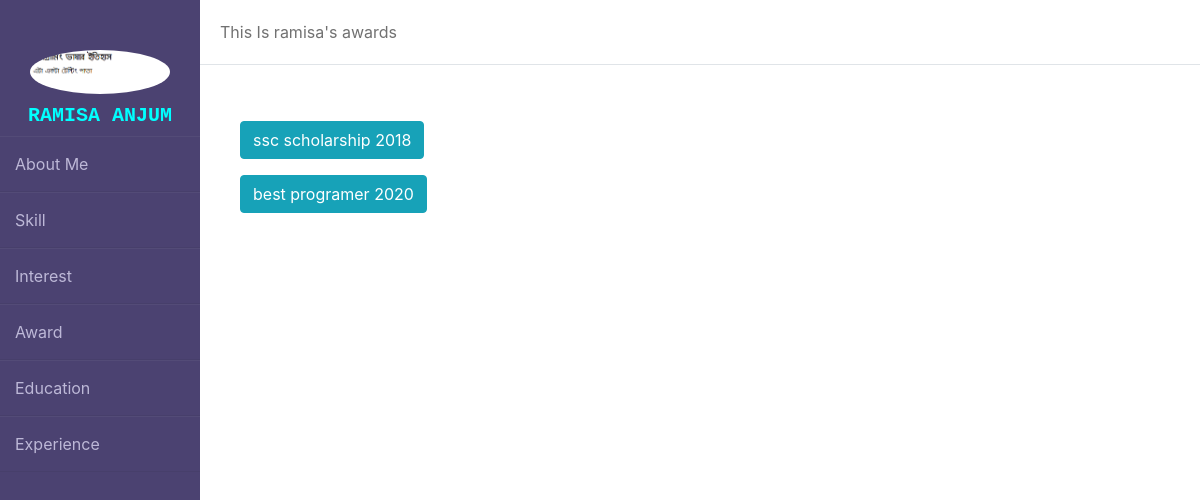
Screenshot of /portfolio/ramisa/award with the database file from the repository.
### portfolioapp/models.py (models this page shows, shortened)
class Profile(models.Model):
    user = models.OneToOneField(User, on_delete=models.CASCADE)
    name = models.CharField(max_length = 250)
    photo = models.ImageField()
    address = models.CharField(max_length = 250, blank = True, null = True)
    fb_id = models.CharField(max_length = 250, blank=True, null=True)
    linkedin_id = models.CharField(max_length = 250, blank=True, null=True)

class Award(models.Model):
    user = models.ForeignKey(User, on_delete=models.CASCADE)
    name = models.CharField(max_length = 250)

### portfolioapp/views.py (the view)
# urls.py: path('<name>/award', award, name='award'),
def award(request, name):
    profile = Profile.objects.get(user__username = name)
    award = Award.objects.filter(user__username = name)
    context = {'award':award, 'name':name, 'title':'awards', 'profile':profile}
    return render(request, 'award.html', context)

### templates/award.html (shortened to what this page needs)
{% extends 'base.html' %}
{% block profile %}
<img src="{{profile.photo.url}}">
    <h4>{{ profile.name }}</h4>
{% endblock %}
{% block name %}
        {{ name }}<span>'s</span> {{ title }}
    {% endblock %}
{% block content %}
    {% for i in award %}
        <button class="btn btn-info mt-3">{{ i.name }}</button></br>
    {% endfor %}
{% endblock %}

### static/css/style.css (style rules this page uses)
* { margin: 0; padding: 0; text-decoration: none; list-style: none; }
body { background:#f3f5f9; }
.sidebar img { width: 70%; height: 100%; border-radius: 100%; margin-bottom: 10px; margin-top: 20px; }
.sidebar h4 { font-size: 20px; font-weight: 900; font-family: 'Courier New', Courier, monospace; color: aqua; text-transform: uppercase; }

### rows the page displays
Profile: photo (picture), name "RAMISA ANJUM"
Award: name "ssc scholarship 2018"
Award: name "best programer 2020"

### other values shown
{{ name }} "ramisa"
{{ title }} "awards"
